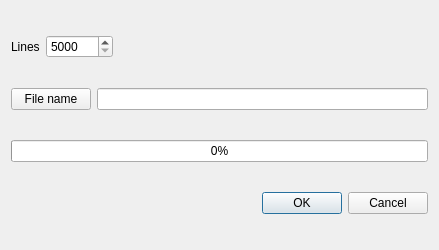
<?xml version="1.0" encoding="UTF-8"?>
<ui version="4.0">
 <class>mkKeyDlg</class>
 <widget class="QDialog" name="mkKeyDlg">
  <property name="geometry">
   <rect>
    <x>0</x>
    <y>0</y>
    <width>439</width>
    <height>250</height>
   </rect>
  </property>
  <property name="windowTitle">
   <string>Key creator</string>
  </property>
  <layout class="QVBoxLayout" name="verticalLayout">
   <item>
    <layout class="QHBoxLayout" name="horizontalLayout_2">
     <item>
      <widget class="QLabel" name="label">
       <property name="toolTip">
        <string>Number of lines</string>
       </property>
       <property name="text">
        <string>Lines</string>
       </property>
      </widget>
     </item>
     <item>
      <widget class="QDoubleSpinBox" name="doubleSpinBox">
       <property name="toolTip">
        <string>Number of lines</string>
       </property>
       <property name="decimals">
        <number>0</number>
       </property>
       <property name="minimum">
        <double>5000.000000000000000</double>
       </property>
       <property name="maximum">
        <double>500000.000000000000000</double>
       </property>
       <property name="singleStep">
        <double>1000.000000000000000</double>
       </property>
      </widget>
     </item>
     <item>
      <spacer name="horizontalSpacer_2">
       <property name="orientation">
        <enum>Qt::Horizontal</enum>
       </property>
       <property name="sizeHint" stdset="0">
        <size>
         <width>40</width>
         <height>20</height>
        </size>
       </property>
      </spacer>
     </item>
    </layout>
   </item>
   <item>
    <layout class="QHBoxLayout" name="horizontalLayout">
     <item>
      <widget class="QPushButton" name="bFilename">
       <property name="statusTip">
        <string>File name for the new key</string>
       </property>
       <property name="text">
        <string>File name</string>
       </property>
       <property name="icon">
        <iconset resource="resources.qrc">
         <normaloff>:/key</normaloff>:/key</iconset>
       </property>
      </widget>
     </item>
     <item>
      <widget class="QLineEdit" name="txtFilename">
       <property name="readOnly">
        <bool>true</bool>
       </property>
      </widget>
     </item>
    </layout>
   </item>
   <item>
    <widget class="QProgressBar" name="progressBar">
     <property name="value">
      <number>0</number>
     </property>
    </widget>
   </item>
   <item>
    <widget class="QDialogButtonBox" name="buttonBox">
     <property name="orientation">
      <enum>Qt::Horizontal</enum>
     </property>
     <property name="standardButtons">
      <set>QDialogButtonBox::Cancel|QDialogButtonBox::Ok</set>
     </property>
    </widget>
   </item>
  </layout>
 </widget>
 <tabstops>
  <tabstop>doubleSpinBox</tabstop>
  <tabstop>bFilename</tabstop>
  <tabstop>txtFilename</tabstop>
  <tabstop>buttonBox</tabstop>
 </tabstops>
 <resources>
  <include location="resources.qrc"/>
 </resources>
 <connections>
  <connection>
   <sender>buttonBox</sender>
   <signal>accepted()</signal>
   <receiver>mkKeyDlg</receiver>
   <slot>accept()</slot>
   <hints>
    <hint type="sourcelabel">
     <x>257</x>
     <y>240</y>
    </hint>
    <hint type="destinationlabel">
     <x>157</x>
     <y>249</y>
    </hint>
   </hints>
  </connection>
  <connection>
   <sender>buttonBox</sender>
   <signal>rejected()</signal>
   <receiver>mkKeyDlg</receiver>
   <slot>reject()</slot>
   <hints>
    <hint type="sourcelabel">
     <x>325</x>
     <y>240</y>
    </hint>
    <hint type="destinationlabel">
     <x>286</x>
     <y>249</y>
    </hint>
   </hints>
  </connection>
 </connections>
</ui>
